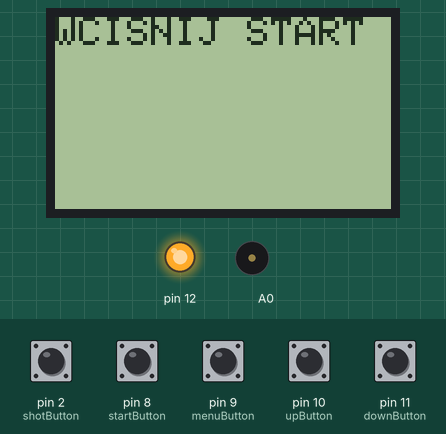
This sketch was run on a simulated Arduino Uno, built with avr-gcc and run on an emulated ATmega328P. On the bench: 84×48 one-colour display, output pins drawn as LEDs (lit = HIGH), buzzer (waves = sounding). Inputs (shaded band) come from the test bench; at power-on: pin 8 (startButton), pin 9 (menuButton), pin 10 (upButton), pin 11 (downButton) HIGH, pin 2 (shotButton) LOW. Random numbers use the default seed unless the sketch sets one.

Above: at 1.2 s.
1.3 s: pin 8 (startButton) pulled LOW for 0.15 s
At 1.7 s:
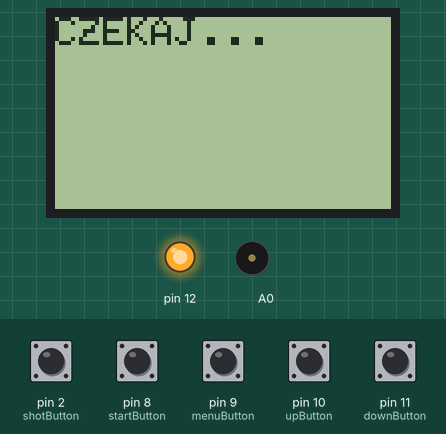
4.4 s: pin 2 (shotButton) pulled HIGH for 0.15 s
At 4.6 s:
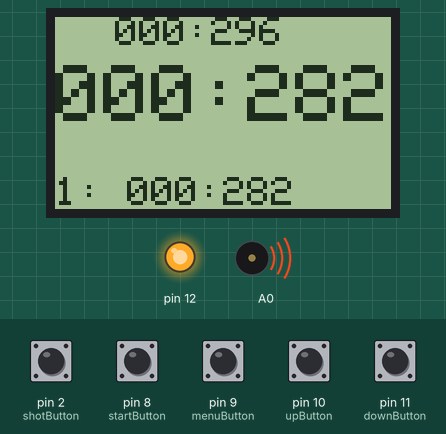
5.1 s: pin 2 (shotButton) pulled HIGH for 1 s
At 5.54 s:
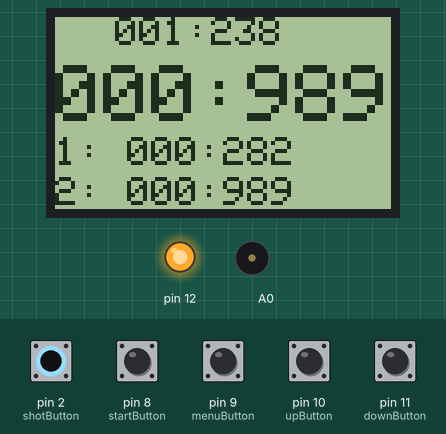
6.7 s: pin 8 (startButton) pulled LOW for 1 s
At 7.4 s:
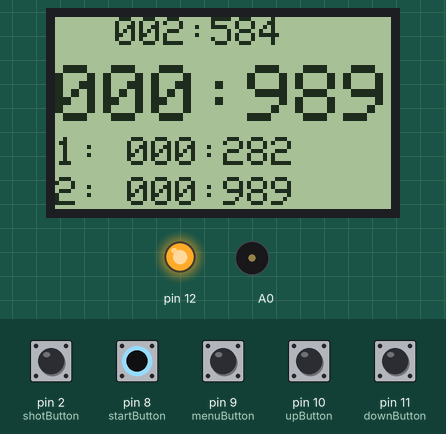
9.2 s: pin 9 (menuButton) pulled LOW for 0.15 s
At 10.2 s:
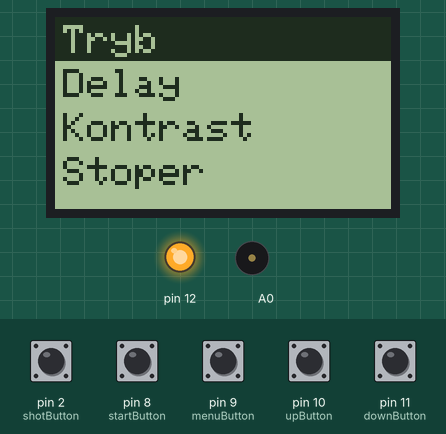
10.8 s: pin 9 (menuButton) pulled LOW for 1 s
At 12.2 s:
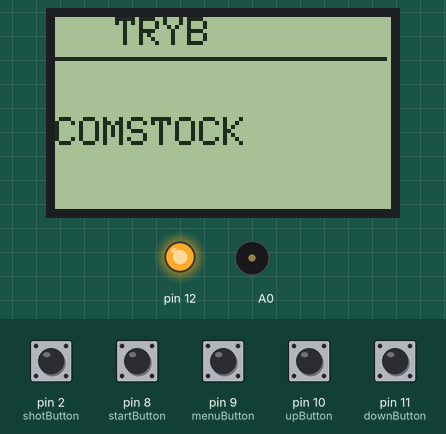
Timing chart, 0 to 13.8 s (numbered marks = the images above; inputs shaded):
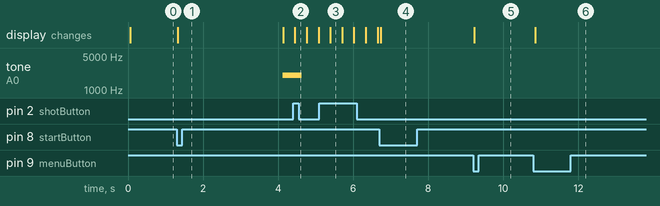

The sketch:

arduino-timer-ipsc-draft.ino
```cpp
#include <Bounce2.h>
#include <Adafruit_PCD8544.h>
#include <Adafruit_GFX.h>
#include <Adafruit_SPITFT.h>
#include <Adafruit_SPITFT_Macros.h>
#include <gfxfont.h>

#define MENU_LENGTH 6
#define MENU_ROW_HEIGHT 11
#define LCD_ROWS  4

int timerMode = 0;
int timerDelay = 0;
unsigned long maxStopwatch = 5;

boolean backlight = true;
int contrast = 50;
int test = 0;
int menuitem = 1;
int page = 1;
bool startState = LOW;
bool menuState = LOW;
int shotIndex = 0;

unsigned long startMillis;
unsigned long currentMillis;
unsigned long elapsedMillis;
String durMilliSec;
String shotsStrings[50];
long shotTimes[50];
int shots = 0;

const byte startButton = 8;
Bounce startDebouncer1 = Bounce();

const byte menuButton = 9;
Bounce menuDebouncer = Bounce();

const byte upButton = 10;
Bounce upDebouncer = Bounce();

const byte downButton = 11;
Bounce downDebouncer = Bounce();

const byte shotButton = 2;
Bounce shotDebouncer3 = Bounce();


Adafruit_PCD8544 display = Adafruit_PCD8544(7, 6, 5, 4, 3);

void setup() {
  // put your setup code here, to run once:
  pinMode(8, OUTPUT);
  pinMode(2, INPUT);
  pinMode(A0, OUTPUT);
  pinMode(12, OUTPUT);

  digitalWrite(12, HIGH); //Turn Backlight ON
  digitalWrite(1, LOW);

  display.begin();
  display.setContrast(contrast); //Set contrast to 50
  display.clearDisplay();
  display.display();

  pinMode(startButton, INPUT_PULLUP);
  // After setting up the button, setup the Bounce instance :
  startDebouncer1.attach(startButton);
  startDebouncer1.interval(5); // interval in ms

  pinMode(menuButton, INPUT_PULLUP);
  // After setting up the button, setup the Bounce instance :
  menuDebouncer.attach(menuButton);
  menuDebouncer.interval(5); // interval in ms

  pinMode(upButton, INPUT_PULLUP);
  // After setting up the button, setup the Bounce instance :
  upDebouncer.attach(upButton);
  upDebouncer.interval(5); // interval in ms

  pinMode(downButton, INPUT_PULLUP);
  // After setting up the button, setup the Bounce instance :
  downDebouncer.attach(downButton);
  downDebouncer.interval(5); // interval in ms

  pinMode(shotButton, INPUT);
  // After setting up the button, setup the Bounce instance :
  shotDebouncer3.attach(shotButton);
  shotDebouncer3.interval(5); // interval in ms

  firstInfo();
}

void firstInfo()
{
  display.setTextSize(1);
  display.clearDisplay();
  display.setTextColor(BLACK, WHITE);
  display.setCursor(0, 0);
  display.print("WCISNIJ START");
  display.display();
}

void waitInfo()
{
  display.setTextSize(1);
  display.clearDisplay();
  display.setTextColor(BLACK, WHITE);
  display.setCursor(0, 0);
  display.print("CZEKAJ...");
  display.display();
}

void clearShots()
{
  shots = 0;
  for (int i = 0; i < 50; i++)
  {
    shotsStrings[i] = "";
  }
}

void generateDelay()
{
  int del = 0;
  if (timerDelay == 0)
  {
    del = random(1000,4000);
  }
  else if (timerDelay == 1)
  {
    del = random(4000,10000);
  }
  else
  {
    del = timerDelay * 1000;
  }
  delay(del);
}

void loop() {
  // put your main code here, to run repeatedly:

  startDebouncer1.update();

  if ( startDebouncer1.fell() ) {     // Call code if button transitions from HIGH to LOW
    startState = !startState;         // Toggle start button state
    if (startState)
    {
      clearShots();
      waitInfo();
      generateDelay();
      startMillis = millis();
      tone(A0, 2000, 500);
    }
  }

  if (startState)
  {
    timerStarted();
  }
  else
  {
    menuDebouncer.update();
    if (menuDebouncer.fell())
    {
      menuState = HIGH;
      while (menuState)
      {
        drawMenu();
        menuLoop();
      }
    }
  }
}


int menuPos = 0;
int menuScreen = 0;
int markerPos = 0;
int menuStartAt = 0;

String menu[6] = {
  "Tryb",
  "Delay",
  "Kontrast",
  "Stoper",
  "LED",
  "Exit",
};

void handleUpButton()
{
  upDebouncer.update();
  if (upDebouncer.fell())
  {
    if (page == 2 && menuPos == 0) // tryb
    {
      timerMode--;
      if (timerMode == 0)
      {
        timerMode = 1;
      }
    }
    else if (page == 2 && menuPos == 1) // delay
    {
      timerDelay--;
      if (timerDelay < 0)
      {
        timerDelay = 0;
      }
    }
    else if (page == 2 && menuPos == 2) // kontrast
    {
      contrast--;
      if (contrast < 1)
      {
        contrast = 1;
      }
      setContrast();
    }
    else if (page == 2 && menuPos == 3) // stoper
    {
      maxStopwatch--;
      if (maxStopwatch < 1)
      {
        maxStopwatch = 1;
      }
    }
    else if (page == 1 && menuPos > 0) {
      menuPos--;

      if (menuStartAt > 0) {
        menuStartAt--;
      }

      drawMenu();
    }

    delay(100);
  }
}

void handleDownButton()
{
  downDebouncer.update();
  if (downDebouncer.fell())
  {
    if (page == 2 && menuPos == 0) // tryb
    {
      timerMode++;
      if (timerMode > 1)
      {
        timerMode = 0;
      }
    }
    else if (page == 2 && menuPos == 1) // delay
    {
      timerDelay++;
      if (timerDelay > 30)
      {
        timerDelay = 30;
      }
    }
    else if (page == 2 && menuPos == 2) // kontrast
    {
      contrast++;
      if (contrast > 99)
      {
        contrast = 99;
      }
      setContrast();
    }
    else if (page == 2 && menuPos == 3) // stoper
    {
      maxStopwatch++;
      if (maxStopwatch > 100)
      {
        maxStopwatch = 100;
      }
    }
    else if (page == 1 && menuPos < MENU_LENGTH - 1) {
      menuPos++;

      if (menuPos > 3) {
        menuStartAt++;
      }
    }

    drawMenu();
    delay(100);
  }
}

void menuLoop()
{
  handleUpButton();

  handleDownButton();

  menuDebouncer.update();
  if (menuDebouncer.fell())
  {
    if (page == 2)
    {
      page = 1;
    }
    else if (menuPos == 0 || menuPos == 1 || menuPos == 2 || menuPos == 3)
    {
      page = 2;
    }
    else if (menuPos == 4) // LED
    {
      backlight = !backlight;
      turnBacklight();
    }
    else if (menuPos == 5) //EXIT
    {
      menuState = LOW;
      firstInfo();
    }
  }
}

void drawMenu()
{
  display.clearDisplay();
  display.setTextSize(1);

  if (page == 1)
  {
    for (int i = menuStartAt; i < (menuStartAt + LCD_ROWS); i++) {
      int markerY = (i - menuStartAt) * MENU_ROW_HEIGHT;

      if (i == menuPos) {
        display.setTextColor(WHITE, BLACK);
        display.fillRect(0, markerY, display.width(), MENU_ROW_HEIGHT, BLACK);
      } else {
        display.setTextColor(BLACK, WHITE);
        display.fillRect(0, markerY, display.width(), MENU_ROW_HEIGHT, WHITE);
      }

      if (i >= MENU_LENGTH) {
        continue;
      }

      display.setCursor(2, markerY + 2);
      display.print(menu[i]);
    }
  }
  else
  {
    display.setTextColor(BLACK, WHITE);
    display.setCursor(15, 0);
    if (menuPos == 0) // tryb
    {
      display.print("TRYB");
      display.drawFastHLine(0, 10, 83, BLACK);
      display.setCursor(0, 25);
      if (timerMode == 0)
      {
        display.print("COMSTOCK");
      }
      else
      {
        display.print("TIMER");
      }
    }
    else if (menuPos == 1) // delay
    {
      display.print("DELAY");
      display.drawFastHLine(0, 10, 83, BLACK);
      display.setCursor(10, 25);
      display.setTextSize(2);
      if (timerDelay == 0)
      {
        display.print("1-4s");
      }
      else if (timerDelay == 1)
      {
        display.print("4-10s");
      }
      else
      {
        display.print(String(timerDelay)+" s");
      }
    }
    else if (menuPos == 3) // stoper
    {
      display.print("Stoper");
      display.drawFastHLine(0, 10, 83, BLACK);
      display.setCursor(0, 25);
      display.setTextSize(2);
      display.print(maxStopwatch);
    }
    else if (menuPos == 2) // contrast
    {
      display.print("Kontrast");
      display.drawFastHLine(0, 10, 83, BLACK);
      display.setCursor(0, 25);
      display.setTextSize(2);
      display.print(contrast);
    }

  }

  display.display();
}

void timerStarted()
{
  currentMillis = millis();
  elapsedMillis = (currentMillis - startMillis);
  unsigned long durMS = (elapsedMillis % 1000);     //Milliseconds
  unsigned long durSS = (elapsedMillis / 1000);  //Seconds
  durMilliSec = timeMillis(durSS, durMS);
  showDisplay();
  listenToShots();
  if (timerMode == 1) // stopwatch
  {
    if (durSS == maxStopwatch)
    {
      startState = !startState;
      tone(A0, 2000, 500);
    }
  }
}

void listenToShots()
{
  shotDebouncer3.update();
  if (shotDebouncer3.rose())
  {
    shotsStrings[shots] = durMilliSec;
    shotTimes[shots] = elapsedMillis;
    shots++;
    shotIndex = shots;
  }
}

void showDisplay()
{
  display.setTextSize(1);
  display.clearDisplay();
  display.setTextColor(BLACK, WHITE);
  display.setCursor(15, 0);
  display.print(durMilliSec);
  drawLastShots();
  display.display();
}

void drawLastShots()
{
  if (shots >= 2)
  {
    display.setCursor(0, 40);
    display.print("" + String(shots) + ": " + shotsStrings[shots - 1]);
    display.setCursor(0, 30);
    display.print("" + String(shots - 1) + ": " + shotsStrings[shots - 2]);
  }
  else if (shots > 0)
  {
    display.setCursor(0, 40);
    display.print("" + String(shots) + ": " + shotsStrings[shots - 1]);
  }

  if (shots > 0)
  {
    display.setTextSize(2);
    display.setCursor(0, 12);
    display.print(shotsStrings[shots - 1]);
  }
}

String timeMillis(unsigned long Sectime, unsigned long MStime)
{
  String dataTemp = "";

  if (Sectime < 10)
  {
    dataTemp = dataTemp + "00" + String(Sectime) + ":";
  }
  else if (Sectime < 100)
  {
    dataTemp = dataTemp + "0" + String(Sectime) + ":";
  }
  else
  {
    dataTemp = dataTemp + String(Sectime) + ":";
  }

  dataTemp = dataTemp + String(MStime);

  return dataTemp;
}

void setContrast()
{
  display.setContrast(contrast);
  display.display();
}

void turnBacklight()
{
  if (backlight)
    digitalWrite(12, LOW);
  else
    digitalWrite(12, HIGH);
}
```

Measured:
- after the input at 1.3 s, tone on A0: silent → 2000 Hz after 2.8 s; the display: changes at once (image 1)
- after the input at 9.2 s, the display: changes at once (image 5)
- after the input at 10.8 s, the display: changes at once (image 6)
